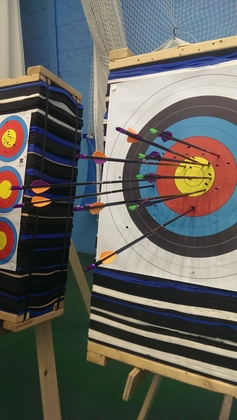
%> input picture i/pics/11000411_10152971375514504_1085731257_o.jpg, 237 x 420 px, shrunk from 1158 x 2048 before the run
$ octave --eval "result = doImageAnalysis('../../../i/pics/11000411_10152971375514504_1085731257_o.jpg');"   (GNU Octave 9; MATLAB toolbox functions it lacks are replaced by stand-ins)
%> lines starting %> are read from the running program, lines starting %| are printed output that depends on the picture; in (x1, y1, x2, y2) boxes, pixels count from 0 and x2, y2 are one past the last pixel; in counts of white or black regions, pixels touching at a corner belong together; the program's own positions count from 1
### master/scripts/matlab/getTargetPos.m
function r = getTargetPos(img)
	[h,w,z] = size(img);

	targetPos = cell(5,2);

	targetPos{1,1} = w/2;
	targetPos{1,2} = h/2;
	targetPos{2,1} = 0;
	targetPos{2,2} = 0;
	targetPos{3,1} = w;
	targetPos{3,2} = 0;
	targetPos{4,1} = 0;
	targetPos{4,2} = h;
	targetPos{5,1} = w;
	targetPos{5,2} = h;

	r = targetPos;
end

%%%%%%%%%%%%%%%%%%%%%%%%%%%%%%%%%%%%%%%%%%%%%%%%%%%%%%%%%%%%%%%%%%%%%%%%%%%%%%%%%%
%
% Function: getTargetPos
%
% Called From: doVideoAnalysis, doImageAnalysis, getRings.
% Returns: An array of [x,y] positions where array[0] is the center and array[1-4] are the 4 corners.
% Description: Finds the 4 corners of the target and returns them.
%
% PSEUDOCODE:
%
% getTargetPos(img):
% 	return [[x0,y0],[x1,y1],[x2,y2],[x3,y3],[x4,y4]]		# Returns x,y values of the center & each corner of the target.

### master/scripts/matlab/findArrows.m
function r = findArrows(img)

	BW = edge(img(:,:,3),'Sobel','horizontal');

	[H,T,R] = hough(BW);
	P = houghpeaks(H,5,'threshold',ceil(0.8*max(H(:))));
	x = T(P(:,2));
	y = R(P(:,1));

	lines = houghlines(BW,T,R,P,'FillGap',50,'MinLength',100);
	arrows = cell(length(lines),2);

	for i = 1:length(lines)
		arrows{i,1} = lines(i).point2(1);
		arrows{i,2} = lines(i).point2(2);
	end

	r = arrows;
end

%%%%%%%%%%%%%%%%%%%%%%%%%%%%%%%%%%%%%%%%%%%%%%%%%%%%%%%%%%%%%%%%%%%%%%%%%%%%%%%%%%
%
% Function: findArrows
%
% Called From: doVideoAnalysis, doImageAnalysis.
% Returns: An array of arrow point positions.
% Description: Takes a picture of 1 or more arrows and determines the point at which they meet the target.
%
% PSEUDOCODE:
%
% findArrows(img):
% 	for i in xrange(0,count(arrows)):
% 		#
% 	return arrows

### master/scripts/matlab/getRings.m
function r = getRings(img, targetPos)
	cx = targetPos{1,1};
	cy = targetPos{1,2};

	rings = cell(11, 3);

	for i = 1:length(rings)
		rings{i,1} = cx;
		rings{i,2} = cy;
		rings{i,3} = (i*20);
	end

	r = rings;
end

%%%%%%%%%%%%%%%%%%%%%%%%%%%%%%%%%%%%%%%%%%%%%%%%%%%%%%%%%%%%%%%%%%%%%%%%%%%%%%%%%%
%
% Function: getRings
%
% Called From: doVideoAnalysis, doImageAnalysis.
% Returns: An array of rings and their equations.
% Description: Draws rings around each section of the target so that findArrows can easily find the scores.
%
% PSEUDOCODE:
%
% getRings(img):
% 	targetPos = getTargetPos(img)
% 	rings[11] = targetPos[0};
% 	for i in xrange(0,10)):
% 		rings[i] = # Find position of each ring
% 	return rings

### master/scripts/matlab/doImageAnalysis.m
function r = doImageAnalysis(imgPath)
	% Read in image
	img = imread(imgPath);
%> img is the input picture: size 420x237x3 uint8; mean R, G, B 98.6, 97.3, 91.6

	% Get points
	targetPos = getTargetPos(img);
%> targetPos = {118.5, 0, 237, 0, 237, 210, 0, 0, 420, 420}
	arrows = findArrows(img);
%> in findArrows, `BW = edge(img(:,:,3),'Sobel','horizontal');`:
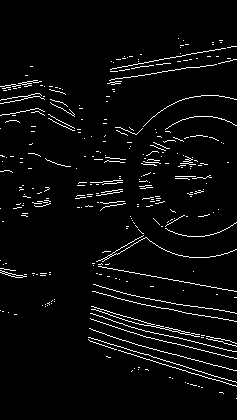
%> BW: size 420x237 logical; 4% white in thin lines or dots, all inside (x1, y1, x2, y2) = (0, 38, 237, 399)
%> in findArrows, `[H,T,R] = hough(BW);`:
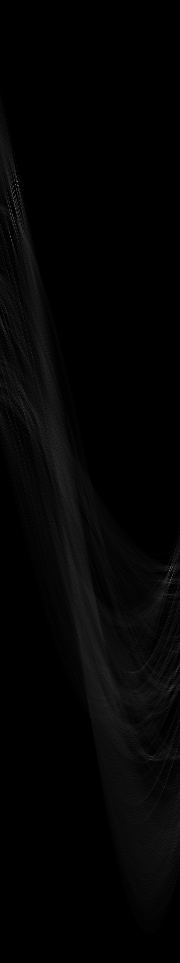
%> H: size 963x180 double; min 0, max 121, mean 4.1
%> in findArrows, `[H,T,R] = hough(BW);`: T = 180 values from -90 to 89; R = 963 values from -481 to 481
%> in findArrows, `P = houghpeaks(H,5,'threshold',ceil(0.8*max(H(:))));`: P = [182 18; 237 11; 571 170]
%> in findArrows, `x = T(P(:,2));`: x = [-73 -80 79]
%> in findArrows, `y = R(P(:,1));`: y = [-300 -245 89]
%> in findArrows, `lines = houghlines(BW,T,R,P,'FillGap',50,'MinLength',100);`: lines = 3 lines; point1 to point2 (x, y): (91, 342) to (237, 387), (94, 266) to (234, 291), (232, 47) to (112, 70)
%> in findArrows, `arrows = cell(length(lines),2);`: arrows = {[], [], [], [], [], []}
%> the loop in findArrows, `for i = 1:length(lines)` made 3 passes
%> after the loop in findArrows, `for i = 1:length(lines)`: arrows = {237, 234, 112, 387, 291, 70}
%> arrows = {237, 234, 112, 387, 291, 70}
	rings = getRings(img, targetPos);
%> in getRings, `cx = targetPos{1,1};`: cx = 118.5
%> in getRings, `cy = targetPos{1,2};`: cy = 210
%> after the loop in getRings, `for i = 1:length(rings)`: rings = 33 items
%> rings = 33 items

	% Init output
	ac = length(arrows);
%> ac = 3
	scores = cell(1, ac);
%> scores = {[], [], []}

	% Loop through arrows
	for i = 1:ac

		arrowuser = 1; % getUser(users, arrows{i});
		arrowscore = 10; %calculateScore(rings, arrows{i,:});
		arrowangle = 1; %calculateAngle(targetPos, arrows{i});

		% Format output
		scores{i} = sprintf('%d%c%d%c%d%c',arrowuser,':',arrowscore,':',arrowangle,';');
	end
%> this loop made 3 passes
%> after the loop, scores = {'1:10:1;', '1:10:1;', '1:10:1;'}
	r = cell2mat(scores);
%> r = '1:10:1;1:10:1;1:10:1;'
end

%%%%%%%%%%%%%%%%%%%%%%%%%%%%%%%%%%%%%%%%%%%%%%%%%%%%%%%%%%%%%%%%%%%%%%%%%%%%%%%%%%
%
%	Function: doImageAnalysis
%
% Called From: PHP script on website.
% Returns: An array of strings where each string is a score in CSV form.
% Assumptions: Video was successfully uploaded.
% Description: Main loop for the analysis of a video. It will iterate through each frame and detect new arrows.
% 					   Each time an arrow is detected, it's score and position is calculated and this information is
%						   added to a string of shots. Each of these strings is assigned to a user and returned to PHP.
%
% PSEUDOCODE:
%
% doImageAnalysis(images, users):
% 	for i in xrange(0,count(images)):									# Loop through images.
% 		targetPos = getTargetPos(images[i]):							# Get the position of the target in the image.
% 		arrows = findArrows(images[i]-images[i-1]):						# Returns array of dots.
% 		rings = getRings(images[i])										# Get the rings on the image.
% 		for j in xrange(0,count(arrows)):								# Loop through the array of new arrows.
%				user = getUser(users, arrows[j])						# Find the user for this arrow.
%				score = calculateScore(rings, arrows[j])				# Add the scores to the arrows string.
%				angle = calculateAngle(targetPos, arrows[j])			# Add the angles to the arrows string.
%				scores[user] += score+":"+angle+";"						# Add the score and angle to the users arrow string.
% 	return scores

$ run again, on i/pics/11029831_10152971341014504_1027202688_o.jpg
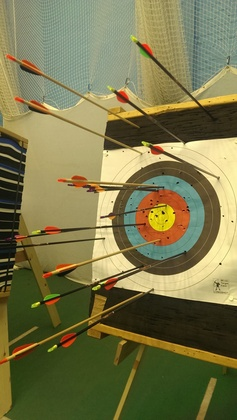
%> input picture i/pics/11029831_10152971341014504_1027202688_o.jpg, 237 x 420 px, shrunk from 1158 x 2048 before the run
%> in doImageAnalysis, img is the input picture: size 420x237x3 uint8; mean R, G, B 122, 118.2, 75
%> targetPos = {118.5, 0, 237, 0, 237, 210, 0, 0, 420, 420}
%> in findArrows, `BW = edge(img(:,:,3),'Sobel','horizontal');`:
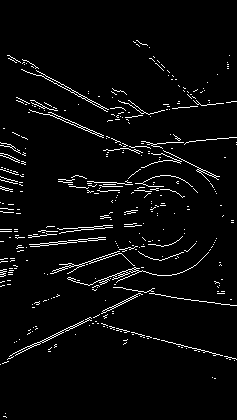
%> BW: size 420x237 logical; 3.8% white in thin lines or dots
%> in findArrows, `[H,T,R] = hough(BW);`:
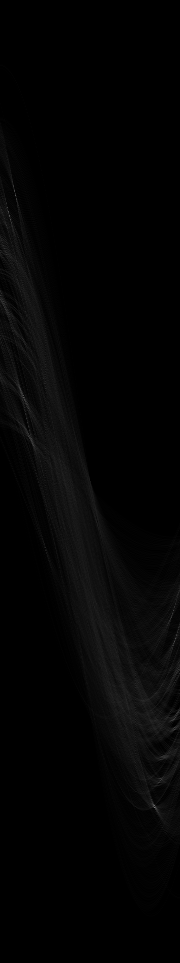
%> H: size 963x180 double; min 0, max 121, mean 3.9
%> T = 180 values from -90 to 89; R = 963 values from -481 to 481
%> P = [808 155]
%> x = 64
%> y = 326
%> lines = 1 line; point1 to point2 (x, y): (154, 289) to (8, 360)
%> in findArrows, `arrows = cell(length(lines),2);`: arrows = {[], []}
%> the loop in findArrows, `for i = 1:length(lines)` made 1 pass
%> after the loop in findArrows, `for i = 1:length(lines)`: arrows = {8, 360}
%> cx = 118.5
%> cy = 210
%> after the loop in getRings, `for i = 1:length(rings)`: rings = 33 items
%> ac = 2
%> in doImageAnalysis, `scores = cell(1, ac);`: scores = {[], []}
%> the loop in doImageAnalysis, `for i = 1:ac` made 2 passes
%> (arrowuser, arrowscore, arrowangle) on passes 1 to 2: (1, 10, 1), (1, 10, 1)
%> after the loop in doImageAnalysis, `for i = 1:ac`: scores = {'1:10:1;', '1:10:1;'}
%> in doImageAnalysis, `r = cell2mat(scores);`: r = '1:10:1;1:10:1;'

$ run again, on i/pics/11034623_10152971312139504_715013042_o.jpg
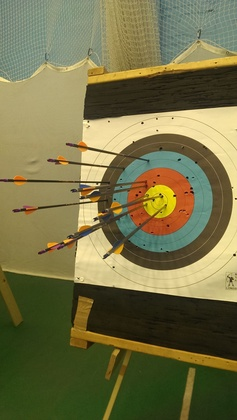
%> input picture i/pics/11034623_10152971312139504_715013042_o.jpg, 237 x 420 px, shrunk from 1158 x 2048 before the run
%> in doImageAnalysis, img is the input picture: size 420x237x3 uint8; mean R, G, B 117.4, 113, 71
%> targetPos = {118.5, 0, 237, 0, 237, 210, 0, 0, 420, 420}
%> in findArrows, `BW = edge(img(:,:,3),'Sobel','horizontal');`:
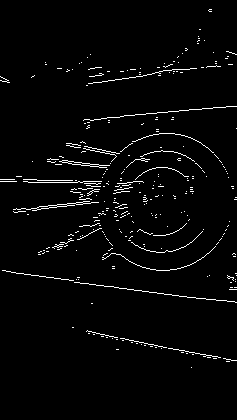
%> BW: size 420x237 logical; 2.7% white in thin lines or dots, all inside (x1, y1, x2, y2) = (0, 9, 237, 368)
%> T = 180 values from -90 to 89; R = 963 values from -481 to 481
%> P = [214 9; 173 12; 301 2]
%> x = [-82 -79 -89]
%> y = [-268 -309 -181]
%> lines = 3 lines; point1 to point2 (x, y): (7, 272) to (199, 299), (1, 182) to (161, 185), (87, 332) to (236, 361)
%> in findArrows, `arrows = cell(length(lines),2);`: arrows = {[], [], [], [], [], []}
%> the loop in findArrows, `for i = 1:length(lines)` made 3 passes
%> after the loop in findArrows, `for i = 1:length(lines)`: arrows = {199, 236, 161, 299, 361, 185}
%> cx = 118.5
%> cy = 210
%> after the loop in getRings, `for i = 1:length(rings)`: rings = 33 items
%> ac = 3
%> in doImageAnalysis, `scores = cell(1, ac);`: scores = {[], [], []}
%> the loop in doImageAnalysis, `for i = 1:ac` made 3 passes
%> after the loop in doImageAnalysis, `for i = 1:ac`: scores = {'1:10:1;', '1:10:1;', '1:10:1;'}
%> in doImageAnalysis, `r = cell2mat(scores);`: r = '1:10:1;1:10:1;1:10:1;'

$ run again, on i/pics/11035184_10152971308844504_729116585_o.jpg
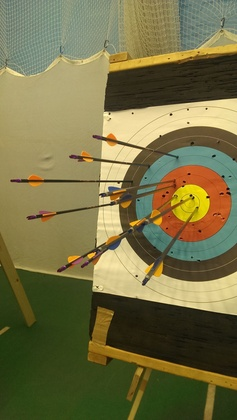
%> input picture i/pics/11035184_10152971308844504_729116585_o.jpg, 237 x 420 px, shrunk from 1158 x 2048 before the run
%> in doImageAnalysis, img is the input picture: size 420x237x3 uint8; mean R, G, B 118.3, 112.6, 69.7
%> targetPos = {118.5, 0, 237, 0, 237, 210, 0, 0, 420, 420}
%> in findArrows, `BW = edge(img(:,:,3),'Sobel','horizontal');`:
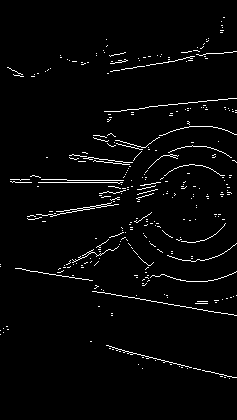
%> BW: size 420x237 logical; 2.7% white in thin lines or dots, all inside (x1, y1, x2, y2) = (0, 17, 237, 379)
%> in findArrows, `[H,T,R] = hough(BW);`:
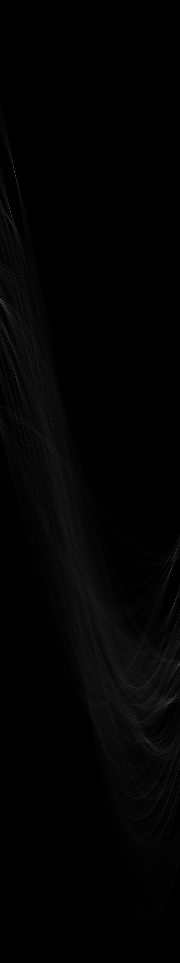
%> H: size 963x180 double; min 0, max 108, mean 2.8
%> T = 180 values from -90 to 89; R = 963 values from -481 to 481
%> P = [300 1; 212 11; 172 15]
%> x = [-90 -80 -76]
%> y = [-182 -270 -310]
%> lines = 3 lines; point1 to point2 (x, y): (13, 183) to (185, 183), (94, 292) to (235, 316), (113, 348) to (233, 378)
%> in findArrows, `arrows = cell(length(lines),2);`: arrows = {[], [], [], [], [], []}
%> the loop in findArrows, `for i = 1:length(lines)` made 3 passes
%> after the loop in findArrows, `for i = 1:length(lines)`: arrows = {185, 235, 233, 183, 316, 378}
%> cx = 118.5
%> cy = 210
%> after the loop in getRings, `for i = 1:length(rings)`: rings = 33 items
%> ac = 3
%> in doImageAnalysis, `scores = cell(1, ac);`: scores = {[], [], []}
%> the loop in doImageAnalysis, `for i = 1:ac` made 3 passes
%> after the loop in doImageAnalysis, `for i = 1:ac`: scores = {'1:10:1;', '1:10:1;', '1:10:1;'}
%> in doImageAnalysis, `r = cell2mat(scores);`: r = '1:10:1;1:10:1;1:10:1;'
